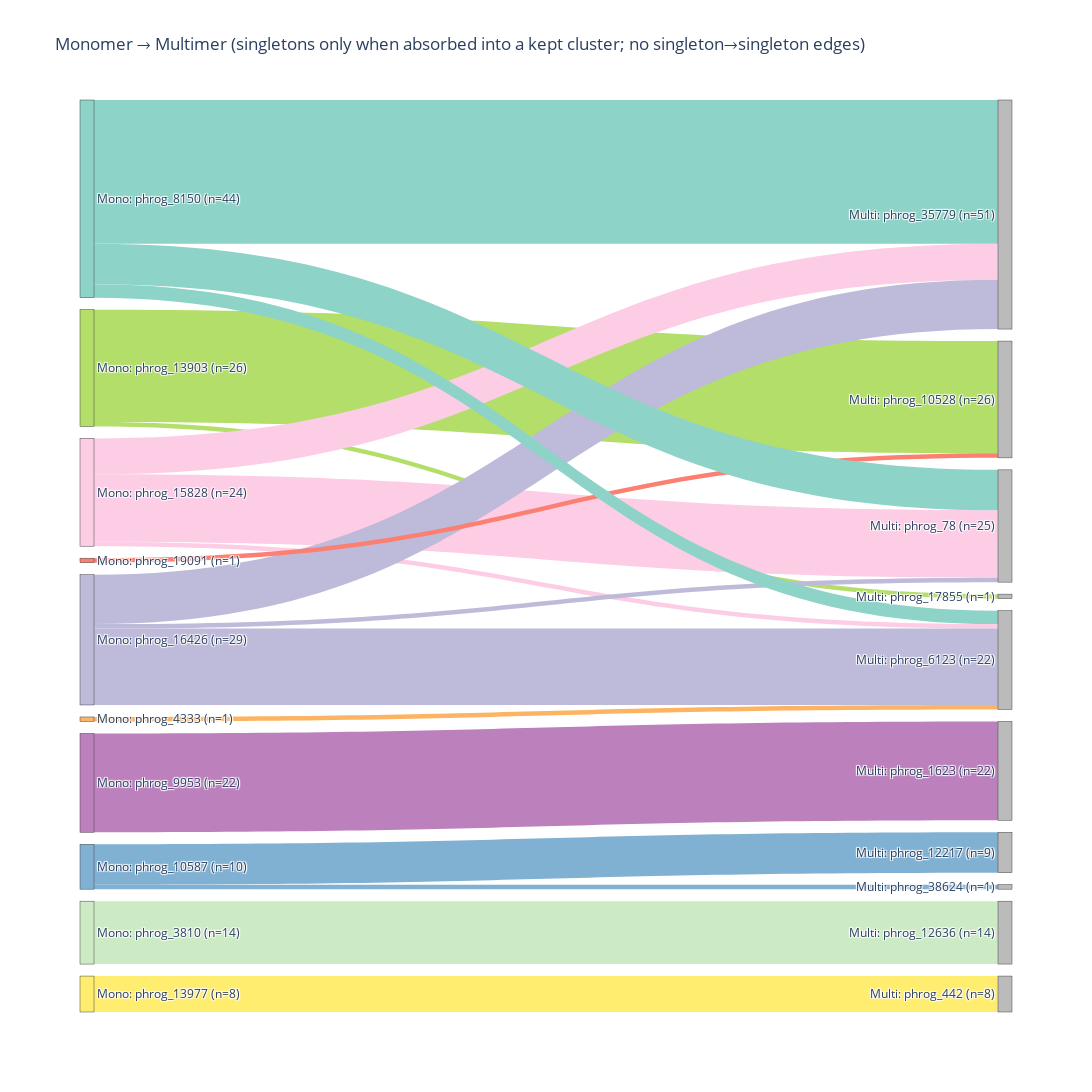

The code cell stored with this chart in its notebook:
### Code cell
import pandas as pd
import numpy as np
import plotly.graph_objects as go
import plotly.io as pio

# ============== PARAMETERS ==============
TOP_MONO   = 10   # largest NON-singleton monomer clusters (intersection) to show
TOP_MULTI  = 10   # largest NON-singleton multimer clusters (intersection) to show
MIN_LINK   = 1    # drop links with < MIN_LINK items
FIG_H, FIG_W = 1100, 1100

# Palettes (edit if you like)
left_palette = [
        "#fb8072",
     "#fdb462",
    "#8dd3c7",
    "#bebada",
    "#b3de69",
    "#fccde5",
    "#bc80bd",
    "#ccebc5",
            "#80b1d3",
        '#ffed6f',
]

right_palette = ["#BBBBBB"] * 12
# =======================================

def repeat_palette(p, n):
    reps = (n + len(p) - 1) // len(p)
    return (p * reps)[:n]

# ---------- 1) Build intersection table ----------
mono  = monomer_nonsingletons.rename(columns={0: "mono_cluster", 1: "phrog"}).copy()
multi = multimer_one_chain_nonsingletons.rename(columns={0: "multi_cluster", 1: "phrog"}).copy()
merged = pd.merge(mono, multi, on="phrog", how="inner")  # intersection only

merged["mono_cluster"]  = merged["mono_cluster"].astype(str)
merged["multi_cluster"] = merged["multi_cluster"].astype(str)

# ---------- 2) Sizes & top lists (exclude singletons from "top") ----------
mono_sizes  = merged["mono_cluster"].value_counts()
multi_sizes = merged["multi_cluster"].value_counts()

mono_singletons_set  = set(mono_sizes[mono_sizes == 1].index)
multi_singletons_set = set(multi_sizes[multi_sizes == 1].index)

top_mono_non_singleton  = list(mono_sizes[mono_sizes > 1].sort_values(ascending=False).head(TOP_MONO).index)
top_multi_non_singleton = list(multi_sizes[multi_sizes > 1].sort_values(ascending=False).head(TOP_MULTI).index)

# ---------- 3) Keep rules ----------
# Keep a row if:
#  (A) mono in top-mono-non-singleton
#   OR mono is singleton AND multi in top-multi-non-singleton
# AND
#  (B) multi in top-multi-non-singleton
#   OR multi is singleton AND mono in top-mono-non-singleton
# AND
#  (C) NOT (mono is singleton AND multi is singleton)   <-- extra guard to kill singleton→singleton

sub = merged.copy()

keep_left  = sub["mono_cluster"].isin(top_mono_non_singleton) | (
             sub["mono_cluster"].isin(mono_singletons_set) & sub["multi_cluster"].isin(top_multi_non_singleton)
            )
keep_right = sub["multi_cluster"].isin(top_multi_non_singleton) | (
             sub["multi_cluster"].isin(multi_singletons_set) & sub["mono_cluster"].isin(top_mono_non_singleton)
            )
kill_both_singletons = sub["mono_cluster"].isin(mono_singletons_set) & sub["multi_cluster"].isin(multi_singletons_set)

sub = sub[keep_left & keep_right & (~kill_both_singletons)].copy()

# Labels are the actual cluster IDs (no buckets)
sub["mono_labeled"]  = sub["mono_cluster"]
sub["multi_labeled"] = sub["multi_cluster"]

# ---------- 4) Links ----------
links = (sub.groupby(["mono_labeled", "multi_labeled"])
           .size().reset_index(name="count"))
links = links[links["count"] >= MIN_LINK].reset_index(drop=True)
if links.empty:
    raise ValueError("No links after filtering. Increase TOP_* or lower MIN_LINK.")

# ---------- 5) Order nodes: show singletons at the top on each side ----------
mono_label_sizes  = sub.groupby("mono_labeled")["phrog"].count()
multi_label_sizes = sub.groupby("multi_labeled")["phrog"].count()
mono_is_singleton_label  = mono_label_sizes == 1
multi_is_singleton_label = multi_label_sizes == 1

mono_flow  = links.groupby("mono_labeled")["count"].sum().sort_values(ascending=False)
multi_flow = links.groupby("multi_labeled")["count"].sum().sort_values(ascending=False)

def order_nodes_all(nodes, flow, is_singleton_series):
    nodes = [n for n in nodes if n in flow.index]
    singles = [n for n in nodes if bool(is_singleton_series.get(n, False))]
    nons    = [n for n in nodes if not bool(is_singleton_series.get(n, False))]
    singles_sorted = [n for n in flow.index if n in singles]
    nons_sorted    = [n for n in flow.index if n in nons]
    return singles_sorted + nons_sorted

mono_nodes  = order_nodes_all(list(links["mono_labeled"].unique()),  mono_flow,  mono_is_singleton_label)
multi_nodes = order_nodes_all(list(links["multi_labeled"].unique()), multi_flow, multi_is_singleton_label)

# ---------- 6) Map to indices ----------
mono_idx  = {m: i for i, m in enumerate(mono_nodes)}
multi_idx = {m: len(mono_nodes) + j for j, m in enumerate(multi_nodes)}

source = links["mono_labeled"].map(mono_idx).astype(int).tolist()
target = links["multi_labeled"].map(multi_idx).astype(int).tolist()
value  = links["count"].astype(int).tolist()

# ---------- 7) Labels ----------
mono_counts_plot  = links.groupby("mono_labeled")["count"].sum()
multi_counts_plot = links.groupby("multi_labeled")["count"].sum()
label_text = (
    [f"Mono: {m} (n={int(mono_counts_plot[m])})"  for m in mono_nodes] +
    [f"Multi: {m} (n={int(multi_counts_plot[m])})" for m in multi_nodes]
)

# ---------- 8) Colors ----------
node_colors = repeat_palette(left_palette, len(mono_nodes)) + repeat_palette(right_palette, len(multi_nodes))
link_colors = [node_colors[i] for i in source]  # color links by their source

# ---------- 9) Plot ----------
fig = go.Figure(go.Sankey(
    arrangement="snap",
    node=dict(label=label_text, pad=12, thickness=14, color=node_colors),
    link=dict(source=source, target=target, value=value, color=link_colors)
))
fig.update_layout(
    title="Monomer → Multimer (singletons only when absorbed into a kept cluster; no singleton→singleton edges)",
    font=dict(size=12), height=FIG_H, width=FIG_W
)
fig.show()

### Figure 1 — Plotly figure (JSON) as saved in the notebook; plotly's stock layout.template omitted (floating-point values rounded to 4 significant figures)
{"data": [{"arrangement": "snap", "link": {"color": ["#80b1d3", "#80b1d3", "#b3de69", "#b3de69", "#ffed6f", "#fccde5", "#fccde5", "#fccde5", "#bebada", "#bebada", "#bebada", "#fb8072", "#ccebc5", "#fdb462", "#8dd3c7", "#8dd3c7", "#8dd3c7", "#bc80bd"], "source": [8, 8, 4, 4, 9, 5, 5, 5, 3, 3, 3, 0, 7, 1, 2, 2, 2, 6], "target": [18, 11, 13, 10, 19, 12, 16, 14, 12, 16, 14, 13, 17, 16, 12, 16, 14, 15], "value": [9, 1, 25, 1, 8, 8, 1, 15, 11, 17, 1, 1, 14, 1, 32, 3, 9, 22]}, "node": {"color": ["#fb8072", "#fdb462", "#8dd3c7", "#bebada", "#b3de69", "#fccde5", "#bc80bd", "#ccebc5", "#80b1d3", "#ffed6f", "#BBBBBB", "#BBBBBB", "#BBBBBB", "#BBBBBB", "#BBBBBB", "#BBBBBB", "#BBBBBB", "#BBBBBB", "#BBBBBB", "#BBBBBB"], "label": ["Mono: phrog_19091 (n=1)", "Mono: phrog_4333 (n=1)", "Mono: phrog_8150 (n=44)", "Mono: phrog_16426 (n=29)", "Mono: phrog_13903 (n=26)", "Mono: phrog_15828 (n=24)", "Mono: phrog_9953 (n=22)", "Mono: phrog_3810 (n=14)", "Mono: phrog_10587 (n=10)", "Mono: phrog_13977 (n=8)", "Multi: phrog_17855 (n=1)", "Multi: phrog_38624 (n=1)", "Multi: phrog_35779 (n=51)", "Multi: phrog_10528 (n=26)", "Multi: phrog_78 (n=25)", "Multi: phrog_1623 (n=22)", "Multi: phrog_6123 (n=22)", "Multi: phrog_12636 (n=14)", "Multi: phrog_12217 (n=9)", "Multi: phrog_442 (n=8)"], "pad": 12, "thickness": 14}, "type": "sankey"}], "layout": {"font": {"size": 12}, "height": 1100, "title": {"text": "Monomer → Multimer (singletons only when absorbed into a kept cluster; no singleton→singleton edges)"}, "width": 1100}}
